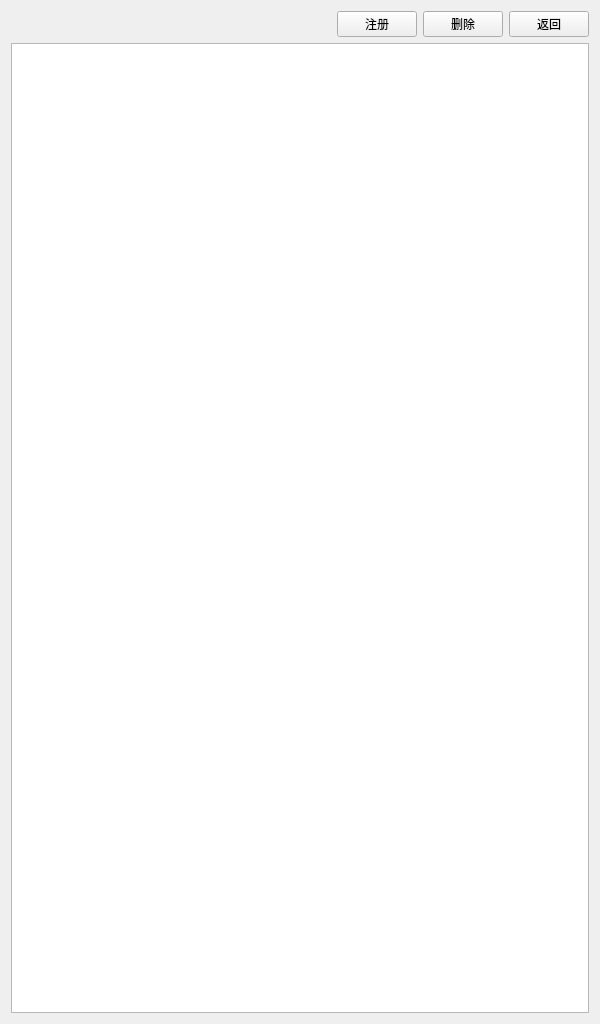
<?xml version="1.0" encoding="UTF-8"?>
<ui version="4.0">
 <class>FaceInfoWidget</class>
 <widget class="QWidget" name="FaceInfoWidget">
  <property name="geometry">
   <rect>
    <x>0</x>
    <y>0</y>
    <width>600</width>
    <height>1024</height>
   </rect>
  </property>
  <property name="windowTitle">
   <string>Form</string>
  </property>
  <layout class="QVBoxLayout" name="verticalLayout">
   <item>
    <layout class="QHBoxLayout" name="horizontalLayout">
     <item>
      <spacer name="horizontalSpacer">
       <property name="orientation">
        <enum>Qt::Horizontal</enum>
       </property>
       <property name="sizeHint" stdset="0">
        <size>
         <width>40</width>
         <height>20</height>
        </size>
       </property>
      </spacer>
     </item>
     <item>
      <widget class="QPushButton" name="pb1_register">
       <property name="text">
        <string>注册</string>
       </property>
      </widget>
     </item>
     <item>
      <widget class="QPushButton" name="pb1_delete">
       <property name="text">
        <string>删除</string>
       </property>
      </widget>
     </item>
     <item>
      <widget class="QPushButton" name="pb1_back">
       <property name="text">
        <string>返回</string>
       </property>
      </widget>
     </item>
    </layout>
   </item>
   <item>
    <widget class="QTableView" name="tb_staff"/>
   </item>
   <item>
    <layout class="QHBoxLayout" name="page1_layout"/>
   </item>
  </layout>
 </widget>
 <resources/>
 <connections/>
</ui>
